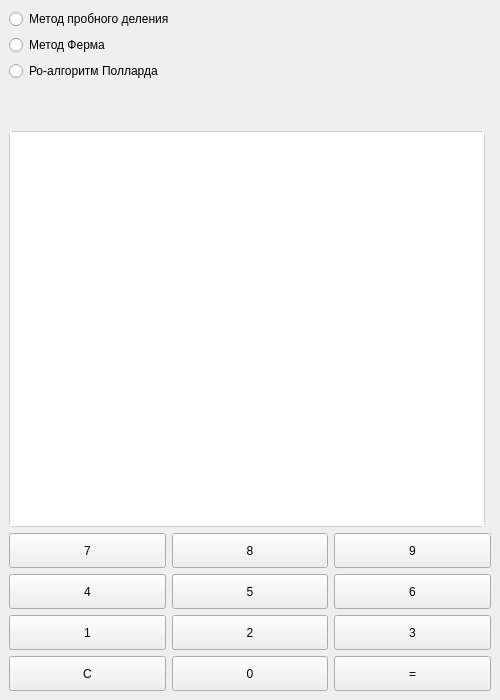
<?xml version="1.0" encoding="UTF-8"?>
<ui version="4.0">
 <class>MainWindow</class>
 <widget class="QMainWindow" name="MainWindow">
  <property name="geometry">
   <rect>
    <x>0</x>
    <y>0</y>
    <width>400</width>
    <height>600</height>
   </rect>
  </property>
  <property name="minimumSize">
   <size>
    <width>500</width>
    <height>700</height>
   </size>
  </property>
  <property name="windowTitle">
   <string>Dells</string>
  </property>
  <property name="windowIcon">
   <iconset>
    <normaloff>:/icons/calculate_24dp_000000_FILL0_wght400_GRAD0_opsz24.png</normaloff>:/icons/calculate_24dp_000000_FILL0_wght400_GRAD0_opsz24.png</iconset>
  </property>
  <widget class="QWidget" name="centralwidget">
   <layout class="QGridLayout" name="gridLayout_2">
    <item row="4" column="0">
     <widget class="QRadioButton" name="radioButton">
      <property name="text">
       <string>Ро-алгоритм Полларда</string>
      </property>
     </widget>
    </item>
    <item row="2" column="0">
     <widget class="QRadioButton" name="radioButton_2">
      <property name="text">
       <string>Метод пробного деления</string>
      </property>
     </widget>
    </item>
    <item row="12" column="0" colspan="2">
     <layout class="QGridLayout" name="gridLayout">
      <item row="1" column="0">
       <layout class="QGridLayout" name="gridLayout_3">
        <item row="2" column="0">
         <widget class="QPushButton" name="btn_4">
          <property name="sizePolicy">
           <sizepolicy hsizetype="Expanding" vsizetype="Fixed">
            <horstretch>0</horstretch>
            <verstretch>0</verstretch>
           </sizepolicy>
          </property>
          <property name="minimumSize">
           <size>
            <width>0</width>
            <height>35</height>
           </size>
          </property>
          <property name="cursor">
           <cursorShape>PointingHandCursor</cursorShape>
          </property>
          <property name="layoutDirection">
           <enum>Qt::LayoutDirection::LeftToRight</enum>
          </property>
          <property name="text">
           <string>4</string>
          </property>
          <property name="shortcut">
           <string>4</string>
          </property>
         </widget>
        </item>
        <item row="2" column="1">
         <widget class="QPushButton" name="btn_5">
          <property name="sizePolicy">
           <sizepolicy hsizetype="Expanding" vsizetype="Fixed">
            <horstretch>0</horstretch>
            <verstretch>0</verstretch>
           </sizepolicy>
          </property>
          <property name="minimumSize">
           <size>
            <width>0</width>
            <height>35</height>
           </size>
          </property>
          <property name="cursor">
           <cursorShape>PointingHandCursor</cursorShape>
          </property>
          <property name="layoutDirection">
           <enum>Qt::LayoutDirection::LeftToRight</enum>
          </property>
          <property name="text">
           <string>5</string>
          </property>
          <property name="shortcut">
           <string>5</string>
          </property>
         </widget>
        </item>
        <item row="5" column="1">
         <widget class="QPushButton" name="btn_0">
          <property name="sizePolicy">
           <sizepolicy hsizetype="Expanding" vsizetype="Fixed">
            <horstretch>0</horstretch>
            <verstretch>0</verstretch>
           </sizepolicy>
          </property>
          <property name="minimumSize">
           <size>
            <width>0</width>
            <height>35</height>
           </size>
          </property>
          <property name="cursor">
           <cursorShape>PointingHandCursor</cursorShape>
          </property>
          <property name="layoutDirection">
           <enum>Qt::LayoutDirection::LeftToRight</enum>
          </property>
          <property name="text">
           <string>0</string>
          </property>
          <property name="shortcut">
           <string>0</string>
          </property>
         </widget>
        </item>
        <item row="1" column="0">
         <widget class="QPushButton" name="btn_7">
          <property name="sizePolicy">
           <sizepolicy hsizetype="Expanding" vsizetype="Fixed">
            <horstretch>0</horstretch>
            <verstretch>0</verstretch>
           </sizepolicy>
          </property>
          <property name="minimumSize">
           <size>
            <width>0</width>
            <height>35</height>
           </size>
          </property>
          <property name="cursor">
           <cursorShape>PointingHandCursor</cursorShape>
          </property>
          <property name="layoutDirection">
           <enum>Qt::LayoutDirection::LeftToRight</enum>
          </property>
          <property name="text">
           <string>7</string>
          </property>
          <property name="shortcut">
           <string>7</string>
          </property>
         </widget>
        </item>
        <item row="1" column="2">
         <widget class="QPushButton" name="btn_9">
          <property name="sizePolicy">
           <sizepolicy hsizetype="Expanding" vsizetype="Fixed">
            <horstretch>0</horstretch>
            <verstretch>0</verstretch>
           </sizepolicy>
          </property>
          <property name="minimumSize">
           <size>
            <width>0</width>
            <height>35</height>
           </size>
          </property>
          <property name="cursor">
           <cursorShape>PointingHandCursor</cursorShape>
          </property>
          <property name="layoutDirection">
           <enum>Qt::LayoutDirection::LeftToRight</enum>
          </property>
          <property name="text">
           <string>9</string>
          </property>
          <property name="shortcut">
           <string>9</string>
          </property>
         </widget>
        </item>
        <item row="3" column="2">
         <widget class="QPushButton" name="btn_3">
          <property name="sizePolicy">
           <sizepolicy hsizetype="Expanding" vsizetype="Fixed">
            <horstretch>0</horstretch>
            <verstretch>0</verstretch>
           </sizepolicy>
          </property>
          <property name="minimumSize">
           <size>
            <width>0</width>
            <height>35</height>
           </size>
          </property>
          <property name="cursor">
           <cursorShape>PointingHandCursor</cursorShape>
          </property>
          <property name="layoutDirection">
           <enum>Qt::LayoutDirection::LeftToRight</enum>
          </property>
          <property name="text">
           <string>3</string>
          </property>
          <property name="shortcut">
           <string>3</string>
          </property>
         </widget>
        </item>
        <item row="1" column="1">
         <widget class="QPushButton" name="btn_8">
          <property name="sizePolicy">
           <sizepolicy hsizetype="Expanding" vsizetype="Fixed">
            <horstretch>0</horstretch>
            <verstretch>0</verstretch>
           </sizepolicy>
          </property>
          <property name="minimumSize">
           <size>
            <width>0</width>
            <height>35</height>
           </size>
          </property>
          <property name="cursor">
           <cursorShape>PointingHandCursor</cursorShape>
          </property>
          <property name="layoutDirection">
           <enum>Qt::LayoutDirection::LeftToRight</enum>
          </property>
          <property name="text">
           <string>8</string>
          </property>
          <property name="shortcut">
           <string>8</string>
          </property>
         </widget>
        </item>
        <item row="5" column="0">
         <widget class="QPushButton" name="btn_C">
          <property name="sizePolicy">
           <sizepolicy hsizetype="Expanding" vsizetype="Fixed">
            <horstretch>0</horstretch>
            <verstretch>0</verstretch>
           </sizepolicy>
          </property>
          <property name="minimumSize">
           <size>
            <width>0</width>
            <height>35</height>
           </size>
          </property>
          <property name="cursor">
           <cursorShape>PointingHandCursor</cursorShape>
          </property>
          <property name="layoutDirection">
           <enum>Qt::LayoutDirection::LeftToRight</enum>
          </property>
          <property name="text">
           <string>C</string>
          </property>
          <property name="shortcut">
           <string>Del</string>
          </property>
         </widget>
        </item>
        <item row="3" column="1">
         <widget class="QPushButton" name="btn_2">
          <property name="sizePolicy">
           <sizepolicy hsizetype="Expanding" vsizetype="Fixed">
            <horstretch>0</horstretch>
            <verstretch>0</verstretch>
           </sizepolicy>
          </property>
          <property name="minimumSize">
           <size>
            <width>0</width>
            <height>35</height>
           </size>
          </property>
          <property name="cursor">
           <cursorShape>PointingHandCursor</cursorShape>
          </property>
          <property name="layoutDirection">
           <enum>Qt::LayoutDirection::LeftToRight</enum>
          </property>
          <property name="text">
           <string>2</string>
          </property>
          <property name="shortcut">
           <string>2</string>
          </property>
         </widget>
        </item>
        <item row="5" column="2">
         <widget class="QPushButton" name="btn_ans">
          <property name="sizePolicy">
           <sizepolicy hsizetype="Expanding" vsizetype="Fixed">
            <horstretch>0</horstretch>
            <verstretch>0</verstretch>
           </sizepolicy>
          </property>
          <property name="minimumSize">
           <size>
            <width>0</width>
            <height>35</height>
           </size>
          </property>
          <property name="cursor">
           <cursorShape>PointingHandCursor</cursorShape>
          </property>
          <property name="layoutDirection">
           <enum>Qt::LayoutDirection::LeftToRight</enum>
          </property>
          <property name="text">
           <string>=</string>
          </property>
          <property name="shortcut">
           <string>=</string>
          </property>
         </widget>
        </item>
        <item row="3" column="0">
         <widget class="QPushButton" name="btn_1">
          <property name="sizePolicy">
           <sizepolicy hsizetype="Expanding" vsizetype="Fixed">
            <horstretch>0</horstretch>
            <verstretch>0</verstretch>
           </sizepolicy>
          </property>
          <property name="minimumSize">
           <size>
            <width>0</width>
            <height>35</height>
           </size>
          </property>
          <property name="cursor">
           <cursorShape>PointingHandCursor</cursorShape>
          </property>
          <property name="layoutDirection">
           <enum>Qt::LayoutDirection::LeftToRight</enum>
          </property>
          <property name="text">
           <string>1</string>
          </property>
          <property name="shortcut">
           <string>1</string>
          </property>
         </widget>
        </item>
        <item row="2" column="2">
         <widget class="QPushButton" name="btn_6">
          <property name="sizePolicy">
           <sizepolicy hsizetype="Expanding" vsizetype="Fixed">
            <horstretch>0</horstretch>
            <verstretch>0</verstretch>
           </sizepolicy>
          </property>
          <property name="minimumSize">
           <size>
            <width>0</width>
            <height>35</height>
           </size>
          </property>
          <property name="cursor">
           <cursorShape>PointingHandCursor</cursorShape>
          </property>
          <property name="layoutDirection">
           <enum>Qt::LayoutDirection::LeftToRight</enum>
          </property>
          <property name="text">
           <string>6</string>
          </property>
          <property name="shortcut">
           <string>6</string>
          </property>
         </widget>
        </item>
       </layout>
      </item>
     </layout>
    </item>
    <item row="3" column="0">
     <widget class="QRadioButton" name="radioButton_3">
      <property name="text">
       <string>Метод Ферма</string>
      </property>
     </widget>
    </item>
    <item row="5" column="0">
     <widget class="QLabel" name="lbl_temp">
      <property name="sizePolicy">
       <sizepolicy hsizetype="Preferred" vsizetype="Maximum">
        <horstretch>0</horstretch>
        <verstretch>0</verstretch>
       </sizepolicy>
      </property>
      <property name="styleSheet">
       <string notr="true">font-size: 25pt;</string>
      </property>
      <property name="text">
       <string/>
      </property>
      <property name="alignment">
       <set>Qt::AlignmentFlag::AlignRight|Qt::AlignmentFlag::AlignTrailing|Qt::AlignmentFlag::AlignVCenter</set>
      </property>
     </widget>
    </item>
    <item row="8" column="0" rowspan="2">
     <widget class="QTextEdit" name="le_entry_dells">
      <property name="styleSheet">
       <string notr="true">font-size: 16px; border: 1px solid #ccc; border-radius: 4px;</string>
      </property>
      <property name="readOnly">
       <bool>true</bool>
      </property>
     </widget>
    </item>
   </layout>
  </widget>
 </widget>
 <resources>
  <include location="files.qrc"/>
 </resources>
 <connections/>
</ui>
